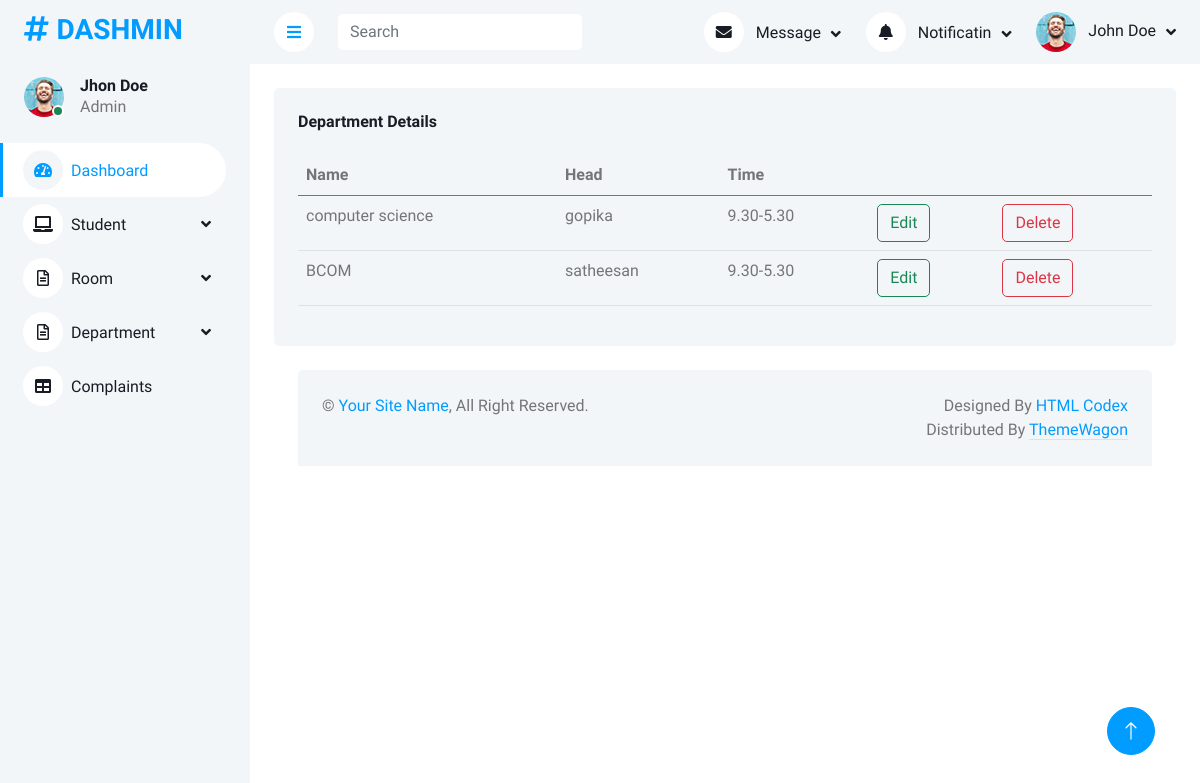
Page /AdminApp/displaydepartment/ on the committed database.
### AdminApp/models.py (models this page shows)
class Departmentdb(models.Model):
    dname=models.CharField(max_length=50,blank=True,null=True)
    dhead=models.CharField(max_length=50,blank=True,null=True)
    dtime=models.CharField(max_length=50,blank=True,null=True)

### AdminApp/views.py (the view)
# urls.py: path('displaydepartment/',views.displaydepartment,name="displaydepartment"),
def displaydepartment(request):
    data=Departmentdb.objects.all()
    return render(request,"displaydepartment.html",{'data':data})

### AdminApp/templates/displaydepartment.html (shortened to what this page needs)
<!DOCTYPE html>
{% extends 'index.html' %}
{% block content %}
<html lang="en">
<head>
</head>
<body>
<div class="bg-light rounded h-100 p-4">
                            <h6 class="mb-4">Department Details</h6>
                            <table class="table table-hover">
                                <thead>
                                    <tr>
                                       <th scope="col">Name</th>
                                        <th scope="col">Head</th>
                                        <th scope="col">Time</th>
                                        <th scope="col"></th>
                                        <th scope="col"></th>
                                    </tr>
                                </thead>
                                <tbody>
                                     {% for i in data %}
                                    <tr>
                                        <td>{{i.dname}}</td>
                                        <td>{{i.dhead}}</td>
                                        <td>{{i.dtime}}</td>
                                        <td> <form action="{% url 'editdepartment' dataid=i.id %}">
                                            <button  class="btn btn-outline-success " >Edit</button>
                                        </form>
                                        </td>
                                        <td>
                                            <form action="{% url 'deletedepartment' dataid=i.id %}">
                                                <button class="btn btn-outline-danger " >Delete</button>
                                            </form>
                                        </td>
                                    </tr>
                                {% endfor %}
                                </tbody>
                            </table>
                        </div>
</body>
</html>
{% endblock %}

### AdminApp/static/assets/css/style.css (style rules this page uses)
:root { --primary: #009CFF; --light: #F3F6F9; --dark: #191C24; }
.btn { transition: .5s; }

### rows in the picture
Departmentdb: dname "computer science", dhead "gopika", dtime "9.30-5.30"
Departmentdb: dname "BCOM", dhead "satheesan", dtime "9.30-5.30"
